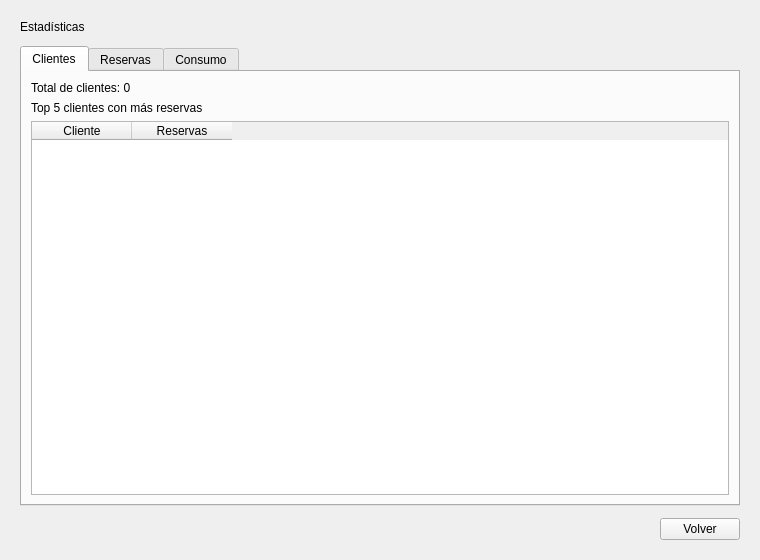
<?xml version="1.0" encoding="UTF-8"?>
<ui version="4.0">
 <class>VentanaEstadisticas</class>
 <widget class="QMainWindow" name="VentanaEstadisticas">
  <property name="geometry">
   <rect>
    <x>0</x>
    <y>0</y>
    <width>760</width>
    <height>560</height>
   </rect>
  </property>
  <property name="windowTitle">
   <string>Estadísticas</string>
  </property>
  <widget class="QWidget" name="widget_central">
   <layout class="QVBoxLayout" name="layout_principal">
    <property name="spacing">
     <number>12</number>
    </property>
    <property name="leftMargin">
     <number>20</number>
    </property>
    <property name="topMargin">
     <number>20</number>
    </property>
    <property name="rightMargin">
     <number>20</number>
    </property>
    <property name="bottomMargin">
     <number>20</number>
    </property>
    <item>
     <widget class="QLabel" name="label_titulo">
      <property name="text">
       <string>Estadísticas</string>
      </property>
     </widget>
    </item>
    <item>
     <widget class="QTabWidget" name="tabWidget">
      <widget class="QWidget" name="tab_clientes">
       <attribute name="title">
        <string>Clientes</string>
       </attribute>
       <layout class="QVBoxLayout" name="layout_clientes">
        <item>
         <widget class="QLabel" name="label_totalClientes">
          <property name="text">
           <string>Total de clientes: 0</string>
          </property>
         </widget>
        </item>
        <item>
         <widget class="QLabel" name="label_topClientes">
          <property name="text">
           <string>Top 5 clientes con más reservas</string>
          </property>
         </widget>
        </item>
        <item>
         <widget class="QTableWidget" name="tableWidget_topClientes">
          <property name="alternatingRowColors">
           <bool>true</bool>
          </property>
          <property name="selectionMode">
           <enum>QAbstractItemView::NoSelection</enum>
          </property>
          <property name="editTriggers">
           <set>QAbstractItemView::NoEditTriggers</set>
          </property>
          <column>
           <property name="text">
            <string>Cliente</string>
           </property>
          </column>
          <column>
           <property name="text">
            <string>Reservas</string>
           </property>
          </column>
         </widget>
        </item>
       </layout>
      </widget>
      <widget class="QWidget" name="tab_reservas">
       <attribute name="title">
        <string>Reservas</string>
       </attribute>
       <layout class="QVBoxLayout" name="layout_reservas">
        <item>
         <widget class="QLabel" name="label_reservasFuturas">
          <property name="text">
           <string>Reservas actuales y futuras: 0</string>
          </property>
         </widget>
        </item>
        <item>
         <widget class="QLabel" name="label_reservasMes">
          <property name="text">
           <string>Reservas por mes</string>
          </property>
         </widget>
        </item>
        <item>
         <widget class="QTableWidget" name="tableWidget_reservasMes">
          <property name="alternatingRowColors">
           <bool>true</bool>
          </property>
          <property name="selectionMode">
           <enum>QAbstractItemView::NoSelection</enum>
          </property>
          <property name="editTriggers">
           <set>QAbstractItemView::NoEditTriggers</set>
          </property>
          <column>
           <property name="text">
            <string>Mes</string>
           </property>
          </column>
          <column>
           <property name="text">
            <string>Cantidad</string>
           </property>
          </column>
         </widget>
        </item>
       </layout>
      </widget>
      <widget class="QWidget" name="tab_consumo">
       <attribute name="title">
        <string>Consumo</string>
       </attribute>
       <layout class="QVBoxLayout" name="layout_consumo">
        <item>
         <layout class="QHBoxLayout" name="layout_periodo">
          <property name="spacing">
           <number>8</number>
          </property>
          <item>
           <widget class="QLabel" name="label_mes">
            <property name="text">
             <string>Mes</string>
            </property>
           </widget>
          </item>
          <item>
           <widget class="QComboBox" name="comboBox_mes"/>
          </item>
          <item>
           <widget class="QLabel" name="label_anio">
            <property name="text">
             <string>Año</string>
            </property>
           </widget>
          </item>
          <item>
           <widget class="QSpinBox" name="spinBox_anio">
            <property name="minimum">
             <number>2020</number>
            </property>
            <property name="maximum">
             <number>2100</number>
            </property>
           </widget>
          </item>
          <item>
           <widget class="QPushButton" name="pushButton_actualizar">
            <property name="text">
             <string>Actualizar</string>
            </property>
           </widget>
          </item>
          <item>
           <spacer name="espaciador_periodo">
            <property name="orientation">
             <enum>Qt::Horizontal</enum>
            </property>
            <property name="sizeHint" stdset="0">
             <size>
              <width>40</width>
              <height>20</height>
             </size>
            </property>
           </spacer>
          </item>
         </layout>
        </item>
        <item>
         <widget class="QLabel" name="label_ingresos">
          <property name="text">
           <string>Ingresos por día de la semana</string>
          </property>
         </widget>
        </item>
        <item>
         <widget class="QTableWidget" name="tableWidget_ingresos">
          <property name="alternatingRowColors">
           <bool>true</bool>
          </property>
          <property name="selectionMode">
           <enum>QAbstractItemView::NoSelection</enum>
          </property>
          <property name="editTriggers">
           <set>QAbstractItemView::NoEditTriggers</set>
          </property>
          <column>
           <property name="text">
            <string>Día</string>
           </property>
          </column>
          <column>
           <property name="text">
            <string>Ingreso</string>
           </property>
          </column>
         </widget>
        </item>
        <item>
         <widget class="QLabel" name="label_topItems">
          <property name="text">
           <string>Top 5 ítems consumidos por día</string>
          </property>
         </widget>
        </item>
        <item>
         <widget class="QTableWidget" name="tableWidget_topItems">
          <property name="alternatingRowColors">
           <bool>true</bool>
          </property>
          <property name="selectionMode">
           <enum>QAbstractItemView::NoSelection</enum>
          </property>
          <property name="editTriggers">
           <set>QAbstractItemView::NoEditTriggers</set>
          </property>
          <column>
           <property name="text">
            <string>Día</string>
           </property>
          </column>
          <column>
           <property name="text">
            <string>Ítem</string>
           </property>
          </column>
          <column>
           <property name="text">
            <string>Cantidad</string>
           </property>
          </column>
         </widget>
        </item>
       </layout>
      </widget>
     </widget>
    </item>
    <item>
     <layout class="QHBoxLayout" name="layout_pie">
      <item>
       <spacer name="espaciador_pie">
        <property name="orientation">
         <enum>Qt::Horizontal</enum>
        </property>
        <property name="sizeHint" stdset="0">
         <size>
          <width>40</width>
          <height>20</height>
         </size>
        </property>
       </spacer>
      </item>
      <item>
       <widget class="QPushButton" name="pushButton_volver">
        <property name="text">
         <string>Volver</string>
        </property>
       </widget>
      </item>
     </layout>
    </item>
   </layout>
  </widget>
 </widget>
 <resources/>
 <connections/>
</ui>
